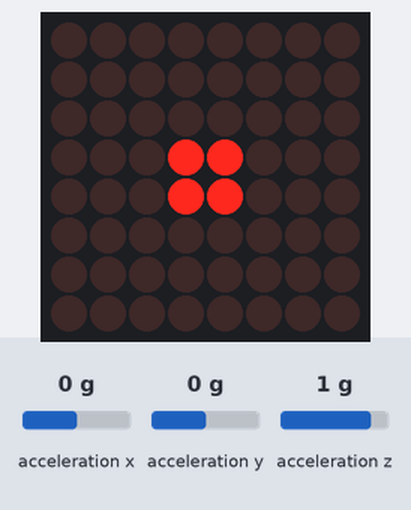
Simulated run of this sketch. Board: Arduino Uno, built with avr-gcc and run on an emulated ATmega328P. Shown: 8×8 LED matrix. Inputs (shaded band) come from the test bench; at power-on: acceleration x 0 g, acceleration y 0 g, acceleration z 1 g.

Above: at 1.2 s.
1.3 s: acceleration x set to -1.4 g
At 2.5 s:
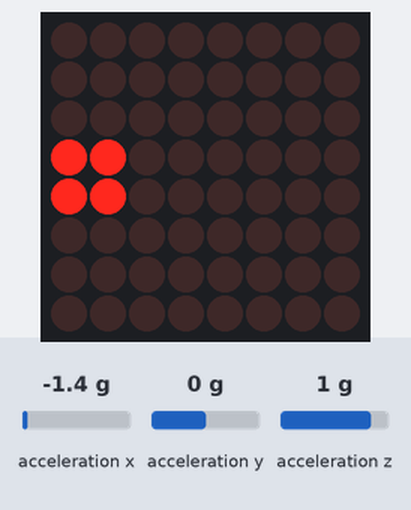
2.8 s: acceleration x set to 0.8 g
At 3.6 s:
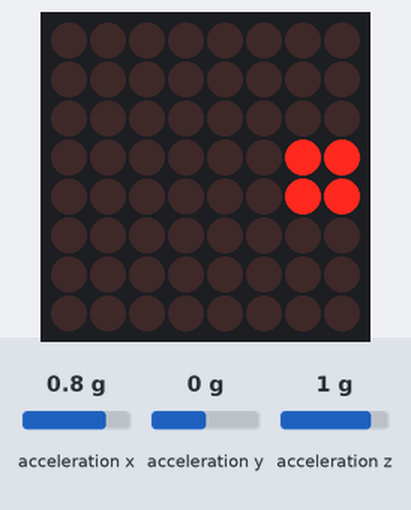
4.3 s: acceleration x set to -0.8 g
At 4.8 s:
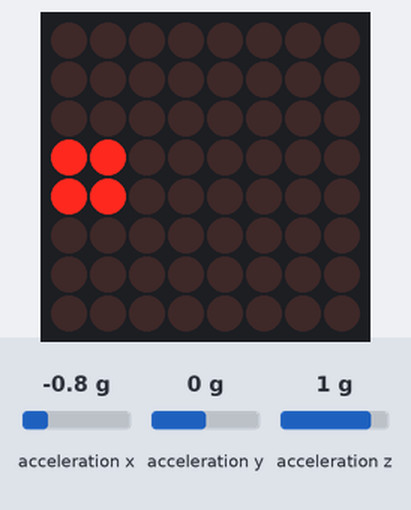
5.8 s: acceleration x set to 0 g
At 7.1 s:
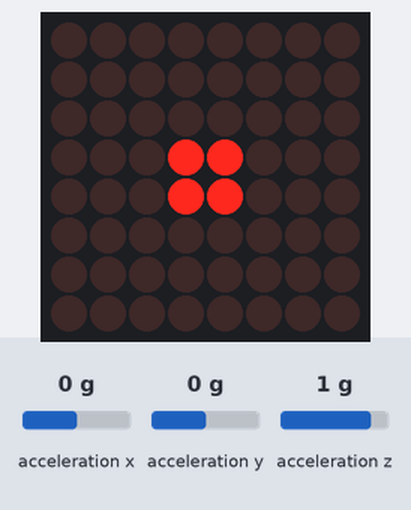
Timing chart, 0 to 8.3 s (numbered marks = the images above; inputs shaded):
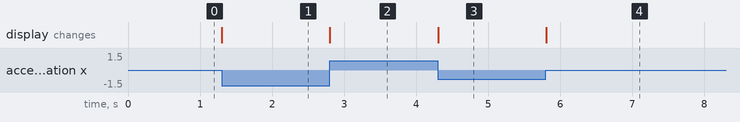

The sketch:

matrix_led_pablo_aselerometro.ino
```cpp
/*
 * Fundacion Kinal
 * Centro educativo tecnico laboral Kinal
 * Electronica
 * Grado: Quinto
 * Sección: A
 * Curso: Taller de electronica digital y reparación de computadoras I
 * Nombre: PABLO ALEXANDER CANEL AGUILON
 * Carnet: 2022344
 * Proyecto: matrix led
*/
#include <Wire.h>
#include <SparkFun_ADXL345.h>
#include <LedControl.h>
ADXL345 acelerometro = ADXL345();
LedControl matrix =LedControl(12,11,10);

int x;
int y;
int z;

byte C[8] = {
   B00000000,
   B00000000,
   B00000000,
   B00011000,
   B00011000,
   B00000000,
   B00000000,
   B00000000
  };
  byte R1[8] = {
   B00000000,
   B00000000,
   B00000000,
   B00001100,
   B00001100,
   B00000000,
   B00000000,
   B00000000
  };

  byte R2[8] = {
   B00000000,
   B00000000,
   B00000000,
   B00000110,
   B00000110,
   B00000000,
   B00000000,
   B00000000
  };
  byte R3[8] = {
   B00000000,
   B00000000,
   B00000000,
   B00000011,
   B00000011,
   B00000000,
   B00000000,
   B00000000
  };
  byte L1[8] = {
   B00000000,
   B00000000,
   B00000000,
   B00110000,
   B00110000,
   B00000000,
   B00000000,
   B00000000
  };

  byte L2[8] = {
   B00000000,
   B00000000,
   B00000000,
   B01100000,
   B01100000,
   B00000000,
   B00000000,
   B00000000
  };
  byte L3[8] = {
   B00000000,
   B00000000,
   B00000000,
   B11000000,
   B11000000,
   B00000000,
   B00000000,
   B00000000
  };
void setup ()
{
  Serial.begin(9600);
  acelerometro.powerOn();
  matrix.shutdown(0,false);
  matrix.setIntensity(0,10);
  matrix.clearDisplay(0);
  acelerometro.setRangeSetting(16);
}

void loop ()
{
  acelero();
  derecha();
  izquierda();
}


void acelero()
{
  acelerometro.readAccel(&x,&y,&z);
}

void derecha()
{
  if (x<4 && x>=0)
  {
    for(int i=0; i<9;i++)
        {
          matrix.setRow(0,i,C[i]);
        }
  } else if(x>4 && x<8)
  {
  for(int i=0; i<9;i++)
      {
        matrix.setRow(0,i,R1[i]);
      }
  }else if(x>8 && x<12)
  {
  for(int i=0; i<9;i++)
      {
        matrix.setRow(0,i,R2[i]);
      }
  } else if(x>12) {
  for(int i=0; i<9;i++)
      {
        matrix.setRow(0,i,R3[i]);
      }
  }
}

void izquierda()
{
  if (x<0 && x>-4)
  {
  for(int i=0; i<9;i++)
      {
        matrix.setRow(0,i,C[i]);
      }
  }

  if (x<-4 && x>-8)
  {
  for(int i=0; i<9;i++)
      {
        matrix.setRow(0,i,L1[i]);
      }
  }

  if (x<-8 && x>-12)
  {
  for(int i=0; i<9;i++)
      {
        matrix.setRow(0,i,L2[i]);
      }
  }
  if (x<-12)
  {
  for(int i=0; i<9;i++)
      {
        matrix.setRow(0,i,L3[i]);
      }
  }
}
```

Measured:
- after the input at 1.3 s, the display: changes at once (image 1)
- after the input at 2.8 s, the display: changes at once (image 2)
- after the input at 4.3 s, the display: changes at once (image 3)
- after the input at 5.8 s, the display: changes at once (image 4)
